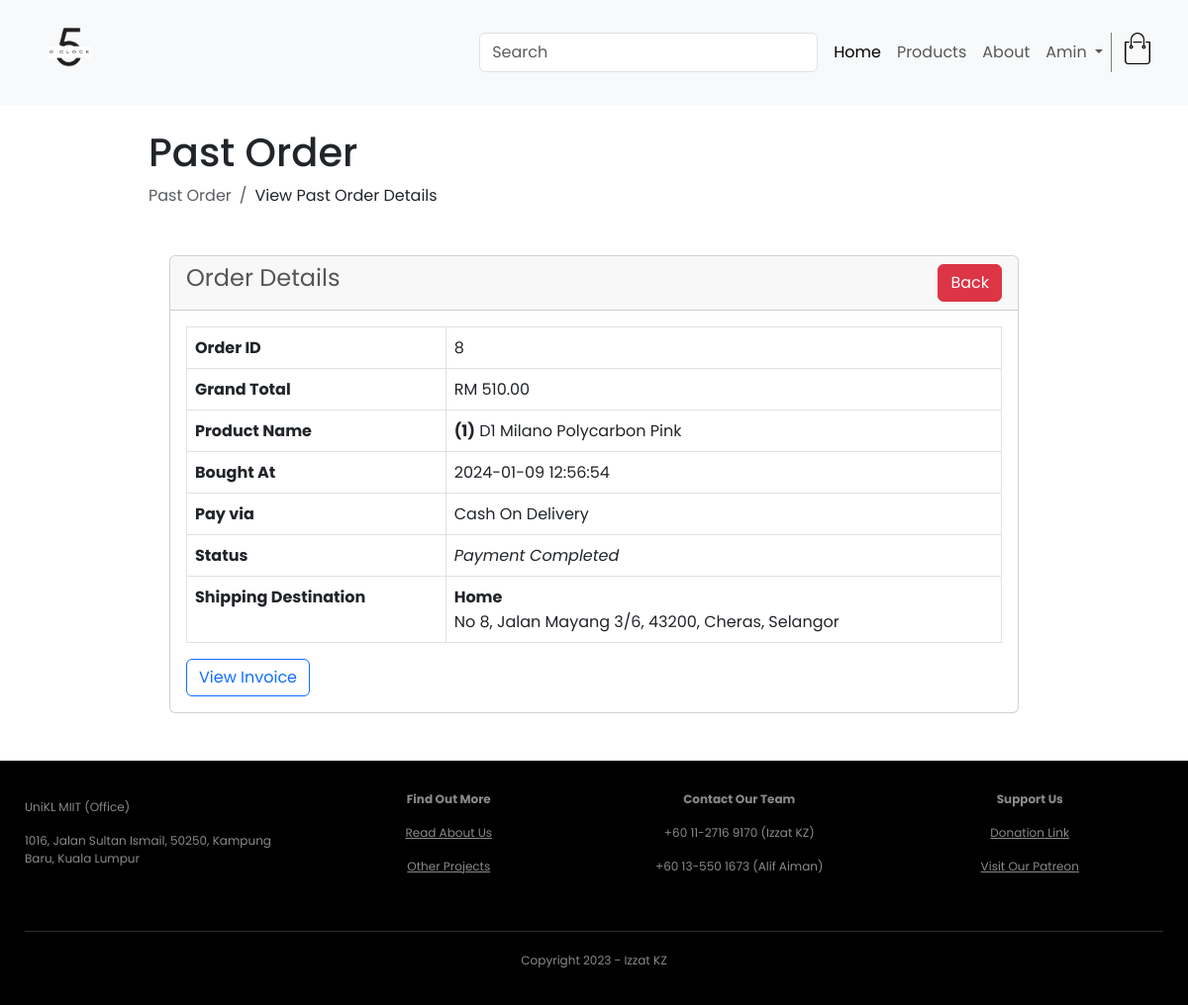
Page /ecommerce/customer/past-order-details.php?order_id=8 (signed in) on the committed database.
### tables this page shows
CREATE TABLE `orders` (
  `order_id` int(11) NOT NULL,
  `cust_id` int(11) NOT NULL,
  `grand_total` float(10,2) NOT NULL,
  `created_at` datetime NOT NULL DEFAULT current_timestamp(),
  `status` enum('Payment Completed','Packing','Preparing To Ship','Picked Up By Courier','Delivered') NOT NULL DEFAULT 'Payment Completed',
  `tracking` varchar(100) DEFAULT NULL,
  `destination_id` int(11) NOT NULL,
  `payment_option` varchar(255) NOT NULL
);

CREATE TABLE `destination` (
  `destination_id` int(11) NOT NULL,
  `cust_id` int(11) DEFAULT NULL,
  `location` varchar(191) NOT NULL,
  `address` text NOT NULL,
  `postcode` int(5) NOT NULL,
  `city` varchar(50) NOT NULL,
  `state` varchar(50) NOT NULL
);

### ecommerce/customer/past-order-details.php (the view, shortened to what this page needs)
<?php
include('../config/dbcon.php');
include('includes/header.php');
?>
<div class="col-md-9 mx-auto mt-2">
    <h1 class="mt-4">Past Order</h1>
    <ol class="breadcrumb mb-5">
        <li class="breadcrumb-item active">Past Order</li>
        <li class="breadcrumb-item">View Past Order Details</li>
    </ol>
</div>
<div class="container-fluid px-4">
    <div class="row">
        <div class="col-md-9 mx-auto mb-5">
            <div class="card">
                <div class="card-header">
                    <h4>Order Details
                        <a href="past-order.php" class="btn btn-danger float-end">Back</a>
                    </h4>
                </div>
                <div class="card-body">
                    <?php
                    if (isset($_GET['order_id'])) {
                        $order_id = $_GET['order_id'];
                        $query= "SELECT o.*, GROUP_CONCAT(CONCAT(' <b>(', od.quantity, ')</b> ', b.name, ' ', p.name) SEPARATOR '<br> ') AS product_names, c.fullname, d.*
                                FROM orders o
                                INNER JOIN order_details od ON o.order_id = od.order_id
                                INNER JOIN products p ON od.product_id = p.product_id
                                INNER JOIN brand b ON p.brand_id = b.brand_id
                                INNER JOIN customers c ON c.cust_id = o.cust_id
                                INNER JOIN destination d ON d.destination_id = o.destination_id
                                WHERE o.order_id = $order_id
                                GROUP BY o.order_id";
                        $query_run = mysqli_query($con, $query);
                        if (mysqli_num_rows($query_run) > 0) {
                            $order = mysqli_fetch_assoc($query_run);
                            ?>
                            <table class="table table-bordered">
                                <tbody>
                                    <tr>
                                        <th>Order ID</th>
                                        <td><?= $order['order_id'] ?></td>
                                    </tr>
                                    <tr>
                                        <th>Grand Total</th>
                                        <td>RM <?= $order['grand_total'] ?></td>
                                    </tr>
                                    <tr>
                                        <th>Product Name</th>
                                        <td><?= $order['product_names'] ?></td>
                                    </tr>
                                    <tr>
                                        <th>Bought At</th>
                                        <td><?= $order['created_at'] ?></td>
                                    </tr>
                                    <tr>
                                        <th>Pay via</th>
                                        <td><?= $order['payment_option'] ?></td>
                                    </tr>
                                    <tr>
                                        <th>Status</th>
                                        <td><i><?= $order['status'] ?></i></td>
                                    </tr>
                                    <tr>
                                        <th>Shipping Destination</th>
                                        <td><b><?= $order['location'] ?></b><br>
                                        <?= $order['address'].', '.$order['postcode'].', '.$order['city'].', '.$order['state'] ?></td>
                                    </tr>
                                </tbody>
                            </table>
                            <a href="view-invoice.php?order_id=<?= $order['order_id'] ?>" class="btn btn-outline-primary float-start">View Invoice</a>
                            <?php
                        } else {
                            echo "Order not found.";
                        }
                    } else {
                        echo "Invalid order ID.";
                    }
                    ?>
                </div>
            </div>
        </div>
    </div>
</div>
<?php include('includes/footer.php'); ?>

### ecommerce/customer/style.css (style rules this page uses)
* { margin: 0; padding: 0; box-sizing: border-box; }
body { font-family: 'Poppins', sans-serif; }
a { text-decoration: none; color: #555; }
.row { display: flex; align-items: center; flex-wrap: wrap; justify-content: flex-start; }
h4 { color: #555; font-weight: normal; }

### rows in the picture
orders: order_id "8", grand_total "510.00", created_at "2024-01-09 12:56:54", payment_option "Cash On Delivery", status "Payment Completed", destination.location "Home", destination.address "No 8, Jalan Mayang 3/6", destination.postcode "43200", destination.city "Cheras", destination.state "Selangor"

### other values in the picture
$_SESSION['auth_user']['user_name'] "Amin"
$order['product_names'] "(1) D1 Milano Polycarbon Pink"
